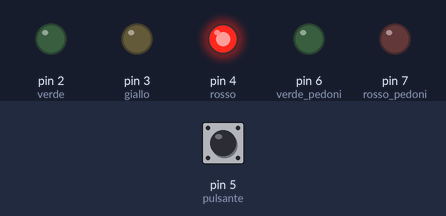
Bench run of a sketch on a simulated Arduino Uno, built with avr-gcc and run on an emulated ATmega328P. On the bench: output pins drawn as LEDs (lit = HIGH). Inputs (shaded band) come from the test bench; at power-on: pin 5 (pulsante) HIGH.

Above: at 4.3 s.
4.4 s: pin 5 (pulsante) pulled LOW for 3.2 s
At 7.8 s:
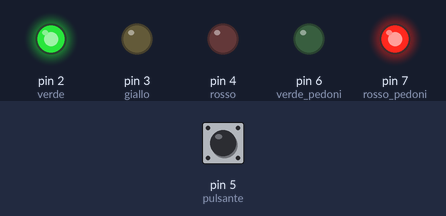
At 12.0 s:
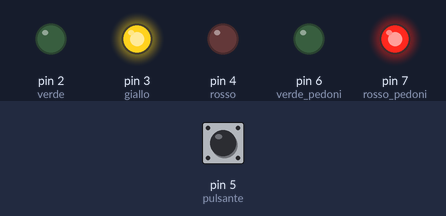
Timing chart, 0 to 18.5 s (numbered marks = the images above; inputs shaded):
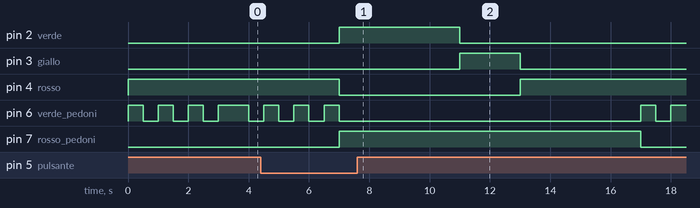

Measured:
- after the input at 4.4 s, pin 2 (verde): LOW → HIGH after 2.6 s, → LOW 4.0 s later; pin 3 (giallo): LOW → HIGH after 6.6 s, → LOW 2.0 s later; pin 4 (rosso): HIGH → LOW after 2.6 s, → HIGH 6.0 s later; pin 7 (rosso_pedoni): LOW → HIGH after 2.6 s, → LOW 10.0 s later

The sketch:

Semaforo_Con_Chiamata_Pedonale_jan13a.ino
```cpp
const int verde = 2;
const int giallo = 3;
const int rosso = 4;
const int pulsante = 5;
const int verde_pedoni = 6;
const int rosso_pedoni = 7;

void setup() {
  // imposta i led come output
  pinMode(verde, OUTPUT); // led verde
  pinMode(giallo, OUTPUT); // led giallo
  pinMode(rosso, OUTPUT); // led rosso

  pinMode(pulsante, INPUT);  // pulsante

  pinMode(verde_pedoni, OUTPUT); // led verde pedoni
  pinMode(rosso_pedoni, OUTPUT); // led rosso pedoni
}

void loop() {
  if (digitalRead(pulsante)==LOW){
  digitalWrite(verde, HIGH); // accensione led verde
  digitalWrite(giallo, LOW);
  digitalWrite(rosso, LOW);
  digitalWrite(verde_pedoni, LOW);
  digitalWrite(rosso_pedoni, HIGH); // accensione led rosso pedoni

  delay(4000); // millisecondi

  digitalWrite(verde, LOW);
  digitalWrite(giallo, HIGH); // accensione led giallo
  digitalWrite(rosso, LOW);
  digitalWrite(verde_pedoni, LOW);
  digitalWrite(rosso_pedoni, HIGH); // accensione led rosso pedoni


  delay(2000);

  digitalWrite(verde, LOW);
  digitalWrite(giallo, LOW);
  digitalWrite(rosso, HIGH); // accensione led rosso
  digitalWrite(verde_pedoni, LOW);
  digitalWrite(rosso_pedoni, HIGH); // accensione led rosso pedoni


  delay(4000);
  }

  if (digitalRead(pulsante)==HIGH) {

  //digitalWrite(2, LOW);
  //digitalWrite(3, LOW);
  digitalWrite(rosso, HIGH); // accensione led rosso
  digitalWrite(verde_pedoni, HIGH); // accensione led verde pedoni
  digitalWrite(rosso_pedoni, LOW);

  delay(500);

  digitalWrite(rosso, HIGH); // accensione led rosso
  digitalWrite(verde_pedoni, LOW); // accensione led verde pedoni
  digitalWrite(rosso_pedoni, LOW);

  delay(500);

  digitalWrite(rosso, HIGH); // accensione led rosso
  digitalWrite(verde_pedoni, HIGH); // accensione led verde pedoni
  digitalWrite(rosso_pedoni, LOW);

  delay(500);

  digitalWrite(rosso, HIGH); // accensione led rosso
  digitalWrite(verde_pedoni, LOW); // accensione led verde pedoni
  digitalWrite(rosso_pedoni, LOW);

  delay(500);

  digitalWrite(rosso, HIGH); // accensione led rosso
  digitalWrite(verde_pedoni, HIGH); // accensione led verde pedoni
  digitalWrite(rosso_pedoni, LOW);

  delay(500);

  digitalWrite(rosso, HIGH); // accensione led rosso
  digitalWrite(verde_pedoni, LOW); // accensione led verde pedoni
  digitalWrite(rosso_pedoni, LOW);

  delay(500);

  digitalWrite(rosso, HIGH); // accensione led rosso
  digitalWrite(verde_pedoni, HIGH); // accensione led verde pedoni
  digitalWrite(rosso_pedoni, LOW);

  delay(500);

  //digitalWrite(2, LOW);
  //digitalWrite(3, LOW);
  digitalWrite(rosso, HIGH); // accensione led rosso
  digitalWrite(verde_pedoni, LOW);
  digitalWrite(rosso_pedoni, HIGH); // accensione led rosso pedoni

  }
}
```
